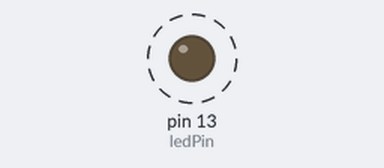
The sketch below on a simulated Arduino Uno, built with avr-gcc and run on an emulated ATmega328P. Parts: output pins drawn as LEDs (lit = HIGH). Dashed ring = blinking.

Above: at 0.1 s.
Timing chart, 0 to 3.0 s (numbered marks = the images above):
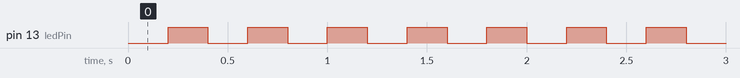

The sketch:

3-millis.ino
```cpp
//1-millis()
#define ledPin 13

void setup() {
  pinMode(ledPin, OUTPUT);

}
unsigned long previousMillis= millis();
static bool ledState= LOW;
void loop() {

  if(millis()-previousMillis>= 200){//o maior(>) é importante, pois o processador pode estar abaixo desse if quando for exatamente igual a =200
    ledState = !ledState;
    previousMillis=millis();
  }
  digitalWrite(ledPin, ledState);

}
```

Measured:
- by itself, pin 13 (ledPin): alternates HIGH for 0.20 s and LOW for 0.20 s
